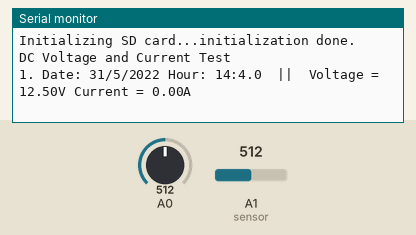
A sketch run on a simulated Arduino Uno, built with avr-gcc and run on an emulated ATmega328P. On the bench: the last lines printed to the serial monitor. The inputs (shaded band) are chosen by the test bench; at power-on: A0 = 512, A1 (sensor) = 512. The local clock reads 2024-03-15 10:24:30 at power-on unless the sketch sets it; storage starts empty.

Above: at 1.2 s.
1.3 s: A0 set to 716
At 2.5 s:
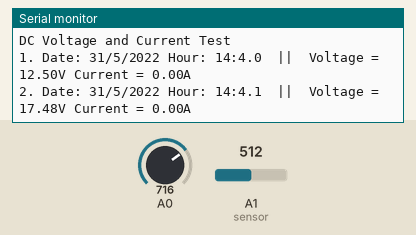
2.8 s: A1 (sensor) set to 716
At 4.1 s:
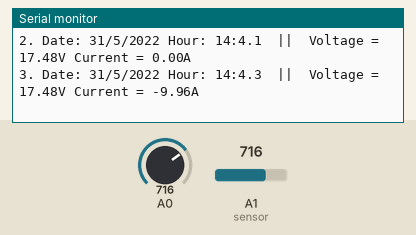
4.3 s: A0 set to 900
At 5.3 s:
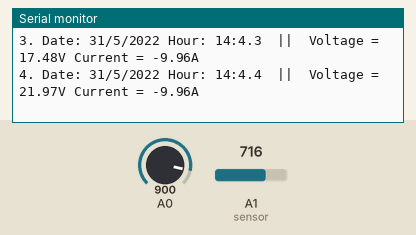
5.8 s: A1 (sensor) set to 900
At 7.3 s:
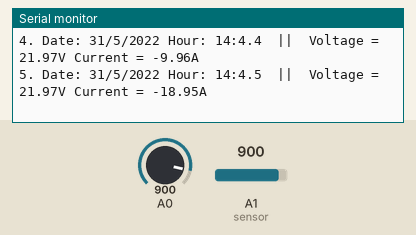

Measured:
- after the input at 1.3 s, the serial monitor: prints a new line after 0.69 s (image 1)
- after the input at 2.8 s, the serial monitor: prints a new line after 0.68 s (image 2)
- after the input at 4.3 s, the serial monitor: prints a new line after 0.67 s (image 3)
- after the input at 5.8 s, the serial monitor: prints a new line after 0.66 s (image 4)

The sketch:

VoltCurrent.ino
```cpp
#include<SPI.h>
#include<SD.h>
#include <Wire.h>
#include <ds3231.h>

File dataFile;
struct ts t;
//#define ANALOG_IN_PIN A0

// Floats for ADC voltage & Input voltage
float adc_voltage = 0.0;
float in_voltage = 0.0;
// Floats for resistor values in divider (in ohms)
float R1 = 30000.0;
float R2 = 7500.0;
// Float for Reference Voltage
float ref_voltage = 5.0;
// Integer for ADC value
int adc_value = 0;

void setup()
{
   // Setup Serial Monitor
   Serial.begin(9600);
   while (!Serial) {
    ; // wait for serial port to connect. Needed for native USB port only
   }
   Serial.print("Initializing SD card...");

   if (!SD.begin(4)) {
    Serial.println("initialization failed!");
    while (1);
   }
   Serial.println("initialization done.");
   Wire.begin();
   DS3231_init(DS3231_CONTROL_INTCN);
   /*----------------------------------------------------------------------------
   In order to synchronise your clock module, insert timetable values below !
   ----------------------------------------------------------------------------*/
   t.hour=14;
   t.min=04;
   t.sec=0;
   t.mday=31;
   t.mon=5;
   t.year=2022;

   DS3231_set(t);
   Serial.println("DC Voltage and Current Test");
}

uint16_t line = 1;

void loop(){
  //timeGet();
  DS3231_get(&t);
  dataFile = SD.open("POWER.txt", FILE_WRITE);
  float v = voltageRead();
  float i = currentRead();
  if (dataFile)
  {
    Serial.print(line);
    Serial.print(". Date: ");
    Serial.print(t.mday);
    Serial.print("/");
    Serial.print(t.mon);
    Serial.print("/");
    Serial.print(t.year);
    Serial.print(" Hour: ");
    Serial.print(t.hour);
    Serial.print(":");
    Serial.print(t.min);
    Serial.print(".");
    Serial.print(t.sec);
    Serial.print("  ||  Voltage = ");
    Serial.print(v);
    Serial.print("V Current = ");
    Serial.print(i);
    Serial.println("A");
    // Write data to SD card file (POWER.txt)
    dataFile.print(line++);
    dataFile.print(". Date: ");
    dataFile.print(t.mday);
    dataFile.print("/");
    dataFile.print(t.mon);
    dataFile.print("/");
    dataFile.print(t.year);
    dataFile.print(" Hour: ");
    dataFile.print(t.hour);
    dataFile.print(":");
    dataFile.print(t.min);
    dataFile.print(".");
    dataFile.print(t.sec);
    dataFile.print("  ||  Voltage = ");
    dataFile.print(v);
    dataFile.print("V Current = ");
    dataFile.print(i);
    dataFile.println("A");
    dataFile.close();

  }
  // if the file didn't open, print an error:
  else
    Serial.println("  Error opening POWER.txt");
    delay(1000);
}
```

current.ino
```cpp
float currentRead(){
  unsigned int x=0;
  float AcsValue=0.0,Samples=0.0,AvgAcs=0.0,AcsValueF=0.0;

    for (int x = 0; x < 150; x++){ //Get 150 samples
      AcsValue = analogRead(A1);     //Read current sensor values
      Samples = Samples + AcsValue;  //Add samples together
      delay (3); // let ADC settle before next sample 3ms
    }
    AvgAcs=Samples/150.0;//Taking Average of Samples

    //((AvgAcs * (5.0 / 1024.0)) is converitng the read voltage in 0-5 volts
    //2.5 is offset(I assumed that arduino is working on 5v so the viout at no current comes
    //out to be 2.5 which is out offset. If your arduino is working on different voltage than
    //you must change the offset according to the input voltage)
    //0.100v(100mV) is rise in output voltage when 1A current flows at input
    AcsValueF = (2.5 - (AvgAcs * (5.0 / 1024.0)) )/0.100;
    return (AcsValueF);
}
```

voltage.ino
```cpp
float voltageRead(){
  // Read the Analog Input
   adc_value = analogRead(A0);
   // Determine voltage at ADC input
   adc_voltage  = (adc_value * ref_voltage) / 1024.0;
   // Calculate voltage at divider input
   in_voltage = adc_voltage / (R2/(R1+R2)) ;
   // Print results to Serial Monitor to 2 decimal places
  return(in_voltage);
}
```
